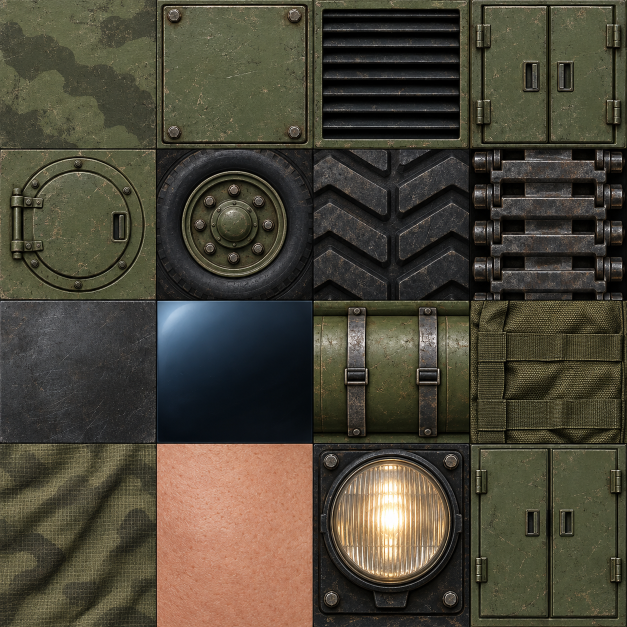
#> input picture scripts/models/russia/atlas_polished.png, 1254 x 1254 px (shown at 1/2 size)
$ python paint.py
#> lines starting #> are read from the running program, lines starting #| are printed output that depends on the picture
"""Prepare Russia's original generated atlas; preserve a procedural fallback.
Only format conversion and isolated track-tile extraction touch the source pixels.
Building artwork has its own preparation path and is not modified here.
"""
from pathlib import Path
import math,random
from PIL import Image,ImageDraw,ImageFont
HERE=Path(__file__).resolve().parent;ROOT=HERE.parents[2]
OUT=ROOT/'resources/macos/GameData/Art/TexturesHD'
random.seed(835)
def main():
 OUT.mkdir(parents=True,exist_ok=True)
 painted=HERE/'atlas_polished.png'
 if painted.exists():
  atlas=Image.open(painted).convert('RGB').resize((2048,2048),Image.Resampling.LANCZOS)
  atlas.save(OUT/'ruatlas.tga');atlas.save(OUT/'ruatlas_d.tga')
  # Damage is baked from a shader mask, preserving the same authored source UVs.
  atlas.crop((round(940/1254*2048),round(299/1254*2048),2048,round(602/1254*2048))).resize((512,512),Image.Resampling.LANCZOS).save(OUT/'rutrack.tga')
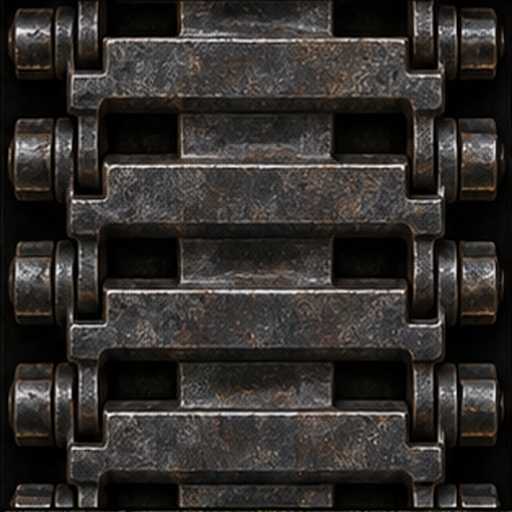
#> saved as rutrack.tga: PIL image 512x512 RGB; mean R, G, B 48.8, 45.7, 42.6
  Image.new('RGB',(8,8),'white').save(OUT/'ruhouse.tga')
  return
 palette=[(110,120,76),(91,101,67),(44,50,37),(96,106,68),(99,110,72),(75,80,58),(30,32,30),(44,44,37),(40,45,36),(44,72,79),(109,117,78),(93,96,67),(149,145,125),(170,149,67),(220,205,148),(117,123,80)]
 im=Image.new('RGB',(1024,1024));d=ImageDraw.Draw(im)
 for tile,col in enumerate(palette):
  x=(tile%4)*256;y=(tile//4)*256
  d.rectangle((x,y,x+255,y+255),fill=col)
  for k in range(2500):
   px=x+random.randrange(256);py=y+random.randrange(256);v=random.randint(-8,8)
   d.point((px,py),fill=tuple(max(0,min(255,c+v)) for c in col))
  if tile in (0,1,3,4,10,11,15):
   for a,b in ((0,36),(90,128),(210,247)):
    # Broad, low contrast olive camo, distinct from EU slate paint.
    pts=[(x+a-35,y-5),(x+b+20,y-5),(x+b-15,y+90),(x+b+50,y+180),(x+b+22,y+260),(x+a-6,y+260),(x+a+18,y+158),(x+a-36,y+83)]
    d.polygon(pts,fill=tuple(int(c*.82) for c in col))
  if tile in (1,3,4,15):
   d.rounded_rectangle((x+10,y+10,x+245,y+245),radius=10,outline=tuple(int(c*.57) for c in col),width=3)
   d.line((x+14,y+15,x+240,y+15),fill=tuple(min(255,int(c*1.26)) for c in col),width=2)
   for px,py in ((22,22),(234,22),(22,234),(234,234)):
    d.ellipse((x+px-3,y+py-3,x+px+3,y+py+3),fill=(144,149,114));d.point((x+px,y+py),fill=(39,45,31))
  if tile==2:
   for yy in range(8,248,12):d.rectangle((x+8,y+yy,x+248,y+yy+4),fill=(12,18,17));d.line((x+8,y+yy+5,x+248,y+yy+5),fill=(99,107,79),width=2)
  if tile==5:
   for r,c in ((108,(18,22,20)),(93,(117,120,82)),(76,(58,67,45)),(46,(126,131,91)),(16,(47,53,34))):d.ellipse((x+128-r,y+128-r,x+128+r,y+128+r),fill=c)
   for i in range(8):
    a=i*math.pi/4;px=x+128+math.cos(a)*61;py=y+128+math.sin(a)*61;d.ellipse((px-5,py-5,px+5,py+5),fill=(170,173,144))
  if tile in (6,7):
   for yy in range(0,256,24):d.line((x+4,y+yy+4,x+126,y+yy+19,x+250,y+yy+4),fill=(72,73,64),width=9)
  if tile==9:
   for yy in range(256):d.line((x,y+yy,x+255,y+yy),fill=(int(75-yy*.16),int(114-yy*.27),int(119-yy*.26)))
   d.line((x+20,y+30,x+228,y+207),fill=(125,148,144),width=7)
  if tile==12:
   for yy in range(0,256,64):d.line((x,y+yy,x+255,y+yy),fill=(113,114,102),width=2)
   d.line((x+128,y,x+128,y+256),fill=(127,127,109),width=2)
  if tile==13:
   patch=Image.new('RGB',(256,256),col);pd=ImageDraw.Draw(patch)
   for a in range(-256,512,70):pd.polygon([(a,0),(a+34,0),(a+290,256),(a+256,256)],fill=(47,47,34))
   im.paste(patch,(x,y));d=ImageDraw.Draw(im)
   # Clip geometry-overdraw back to tile bounds below, through mask isolated painter next revision.
  if tile==14:
   d.rectangle((x+10,y+10,x+245,y+245),fill=(77,80,64));d.rectangle((x+24,y+24,x+231,y+231),fill=(226,219,181))
   for yy in range(32,228,20):d.line((x+24,y+yy,x+231,y+yy),fill=(191,190,163),width=2)
 # The diagonal hazard strokes are clipped by redrawing neighbouring solid tile edges.
 im.save(OUT/'ruatlas.tga')
 damage=im.copy();dd=ImageDraw.Draw(damage)
 for tile in range(16):
  x=(tile%4)*256;y=(tile//4)*256
  for n in range(14):
   px=x+random.randrange(12,240);py=y+random.randrange(12,240);r=random.randrange(2,14)
   dd.ellipse((px-r,py-r,px+r,py+r),fill=(39+random.randrange(15),39+random.randrange(12),30+random.randrange(12)))
 damage.save(OUT/'ruatlas_d.tga')
 Image.new('RGB',(8,8),'white').save(OUT/'ruhouse.tga')
 track=Image.new('RGB',(128,64),(33,34,29));dt=ImageDraw.Draw(track)
 for x in range(0,128,16):dt.rectangle((x+1,3,x+12,60),fill=(91,92,73));dt.line((x+2,6,x+11,6),fill=(143,143,112),width=2);dt.rectangle((x+4,18,x+9,44),fill=(43,46,36))
 track.save(OUT/'rutrack.tga')
 im.save(HERE/'atlas_preview.png')
if __name__=='__main__':main()

$ run again, with scripts/models/russia/rubuild_atlas.png copied over scripts/models/russia/atlas_polished.png
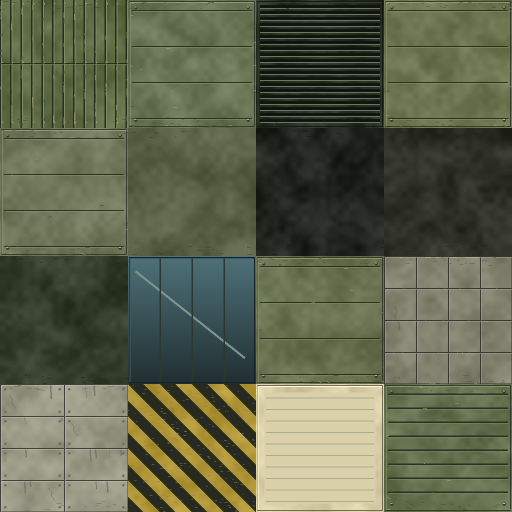
#> input picture scripts/models/russia/rubuild_atlas.png, 1024 x 1024 px (shown at 1/2 size)
#> in main, `atlas.crop((round(940/1254*2048),round(299/1254*2048),2048,round(602/1..`:
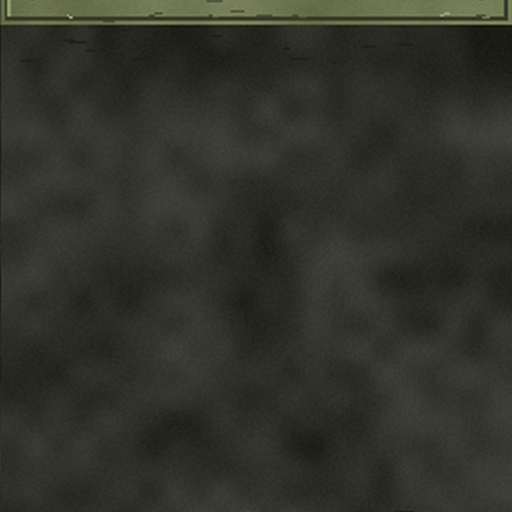
#> saved as rutrack.tga: PIL image 512x512 RGB; mean R, G, B 48.9, 50.2, 40
